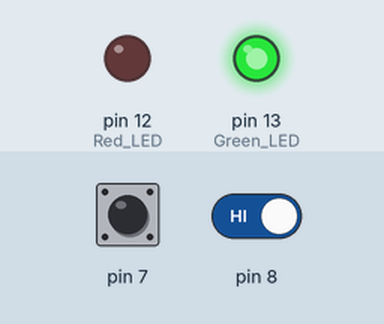
Recording of a sketch running on a simulated Arduino Uno, built with avr-gcc and run on an emulated ATmega328P. Parts: output pins drawn as LEDs (lit = HIGH). Inputs (shaded band) come from the test bench; at power-on: pin 8 HIGH, pin 7 HIGH.

Above: at 1.2 s.
1.3 s: pin 8 driven LOW
At 4.8 s:
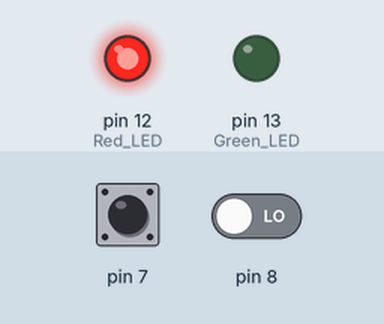
Timing chart, 0 to 6.3 s (numbered marks = the images above; inputs shaded):
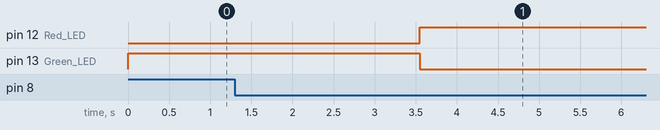

Measured:
- after the input at 1.3 s, pin 12 (Red_LED): LOW → HIGH after 2.3 s; pin 13 (Green_LED): HIGH → LOW after 2.3 s

The sketch:

smartrak.ino
```cpp
int a=0;
void setup() {
 Serial.begin(9600);
 pinMode(8, INPUT);
pinMode(12,OUTPUT);//Red LED
pinMode(13,OUTPUT);//Green LED
}

void loop() {

 int tot_slot=3;
  int entry = digitalRead(8);
  int exet= digitalRead(7);
  if(entry == LOW){
  if(a<(tot_slot +1 ))
  {
  a++; delay(750);
  }}
  if(exet == LOW)
  if(a>=0)
  {
  a--;delay(750);
  }
  if(a>=tot_slot)
  {digitalWrite(12,HIGH);
  digitalWrite(13,LOW);
  }
  if(a<tot_slot)
  {
    digitalWrite(12,LOW);
  digitalWrite(13,HIGH);
  }

}
```
